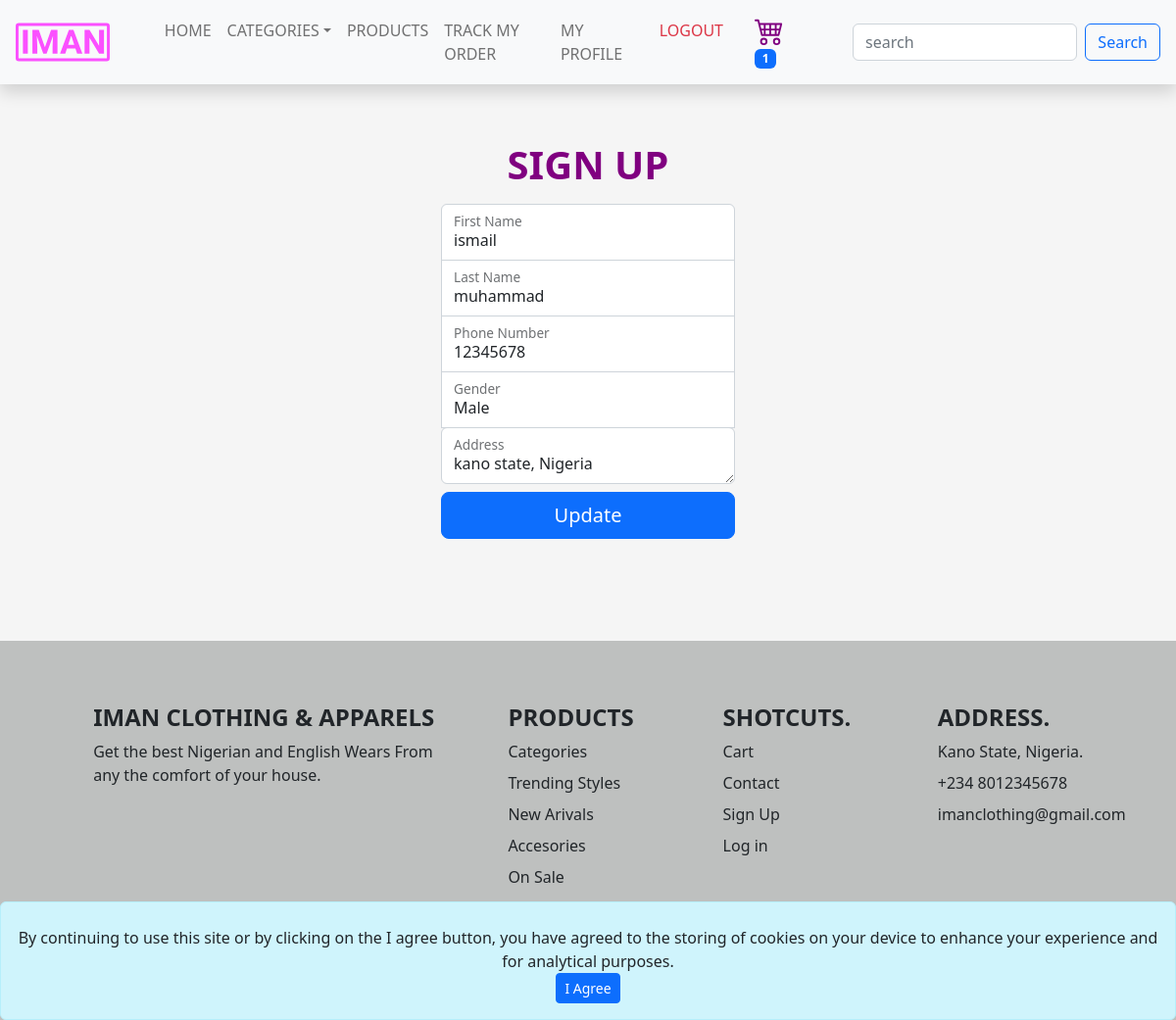
/account/edit-profile (signed in), run on the app's committed database.
### user/models.py (models this page shows, shortened)
class User(AbstractBaseUser):
    GENDER_CHOICES = [
        ("M", "Male"),
        ("F", "Female"),
    ]
    objects = UserManager()
    email = models.EmailField(
        verbose_name="email address",
        max_length=255,
        unique=True,
    )
    is_active = models.BooleanField(default=True)
    staff = models.BooleanField(default=False)
    admin = models.BooleanField(default=False)
    first_name = models.CharField(max_length=200, blank=True, default="")
    last_name = models.CharField(max_length=200, blank=True, default="")
    mobile_number = models.CharField(max_length=20)
    gender = models.CharField(
        max_length=1, choices=GENDER_CHOICES, blank=True, default=""
    )
    address = models.TextField(blank=True, default="")
    added_at = models.DateTimeField(auto_now_add=True)
    is_seller = models.BooleanField(default=False)
    USERNAME_FIELD = "email"
    REQUIRED_FIELDS = []

### user/views.py (the view, shortened to what this page needs)
# urls.py: path('edit-profile', views.editProfile, name="edit_profile"),
@login_required
def editProfile(request):
    return render(request, "user/edit_profile.html")

### base/cart_count_context.py (called while the page is built)
def get_cart_count(request):
    return {
        "cart_count": request.user.cart.count() if request.user.is_authenticated else Cart.objects.filter(
            device=request.COOKIES.get('device')).count() or '0'
    }

### base/categories_context.py (called while the page is built)
def get_categories(request):
    return {
        "menu_categories": Category.objects.all()
    }

### user/templates/user/edit_profile.html (shortened to what this page needs)
{% extends 'base/base.html' %}
{% load static %}
{% block content %}
<div class="form-signup w-100 py-5 my-5 m-auto">
    <form action="{% url 'edit_profile' %}" method="post">
        <h1 class="text-center text-uppercase mb-3" style="color: purple; font-weight: 700;">Sign Up</h1>
        <div class="form-floating">
            <input type="text" value="{{request.user.first_name}}" class="form-control" id="first_name"
                name="first_name">
            <label for="first_name">First Name</label>
        </div>
        <div class="form-floating">
            <input type="text" value="{{request.user.last_name}}" class="form-control" id="last_name" name="last_name">
            <label for="last_name">Last Name</label>
        </div>
        <div class="form-floating">
            <input type="tel" value="{{request.user.mobile_number}}" class="form-control" id="phone" name="phone"
                placeholder="+234 12345678">
            <label for="phone">Phone Number</label>
        </div>
        <div class="form-floating">
            <select id="gender" class="form-control" name="gender" aria-label="Default select example">
                <option {% if request.user.gender is 'M' %} selected {% endif %} value="M">Male</option>
            </select>
            <label for="gender">Gender</label>
        </div>
        <div class="form-floating">
            <textarea type="text" class="form-control" id="address" name="address">{{request.user.address}}</textarea>
            <label for="address">Address</label>
        </div>
        <button class="w-100 my-2 btn btn-lg btn-primary" type="submit">Update</button>
    </form>
</div>
{% endblock %}

### user/static/user/styles.css (style rules this page uses)
.form-signup { max-width: 330px; padding: 15px; }
.form-signup input[id="last_name"], select[id="gender"], input[id="email"], input[id="phone"] { margin-bottom: -1px; border-top-left-radius: 0; border-top-right-radius: 0; border-bottom-right-radius: 0; border-bottom-left-radius: 0; }
.form-signup input[id="first_name"] { margin-bottom: -1px; border-bottom-right-radius: 0; border-bottom-left-radius: 0; }

### data on the page
User: first_name "ismail", last_name "muhammad", phone "12345678", address "kano state, Nigeria"

### other printed values
{{ cart_count }} "1"
